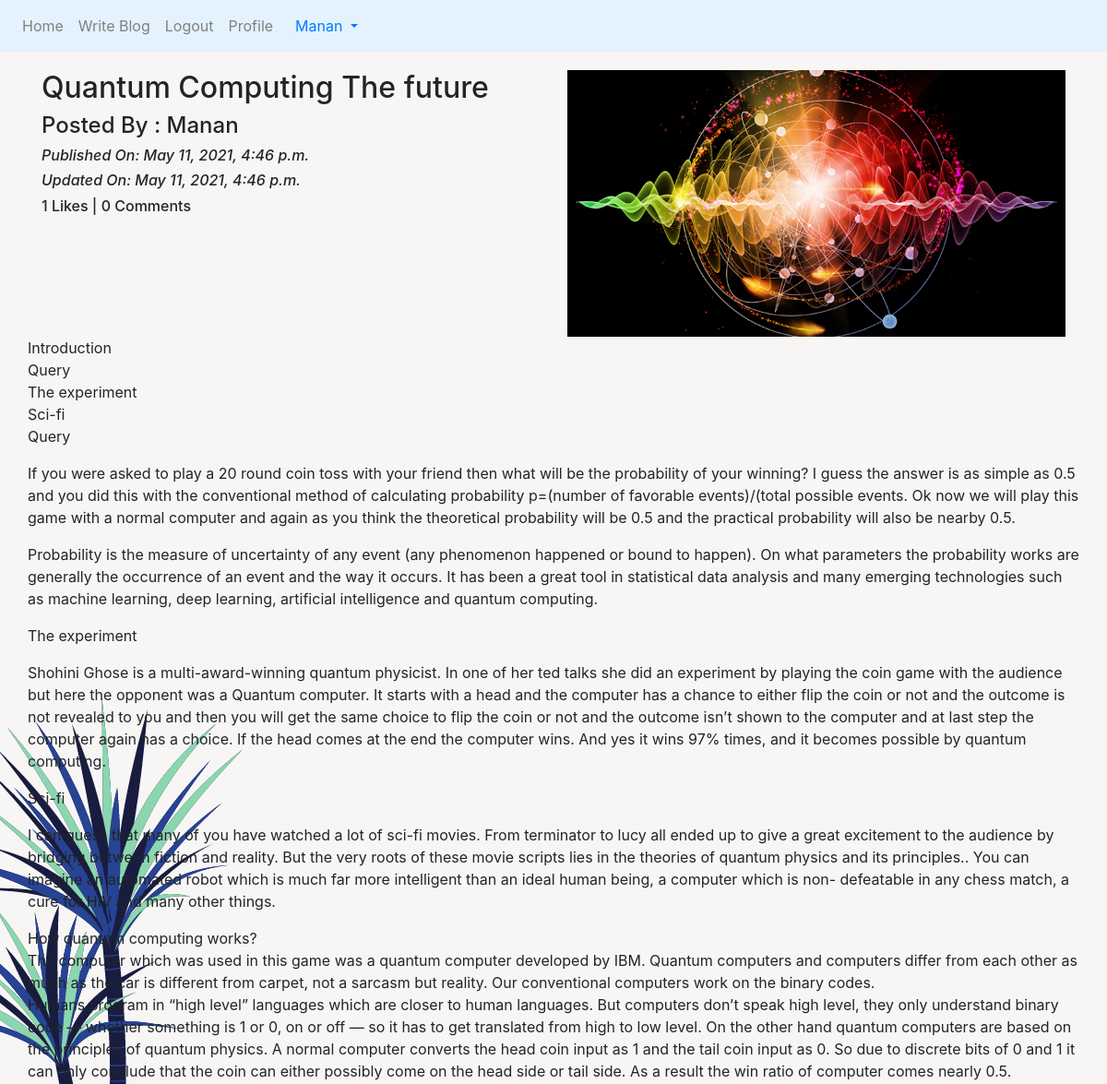
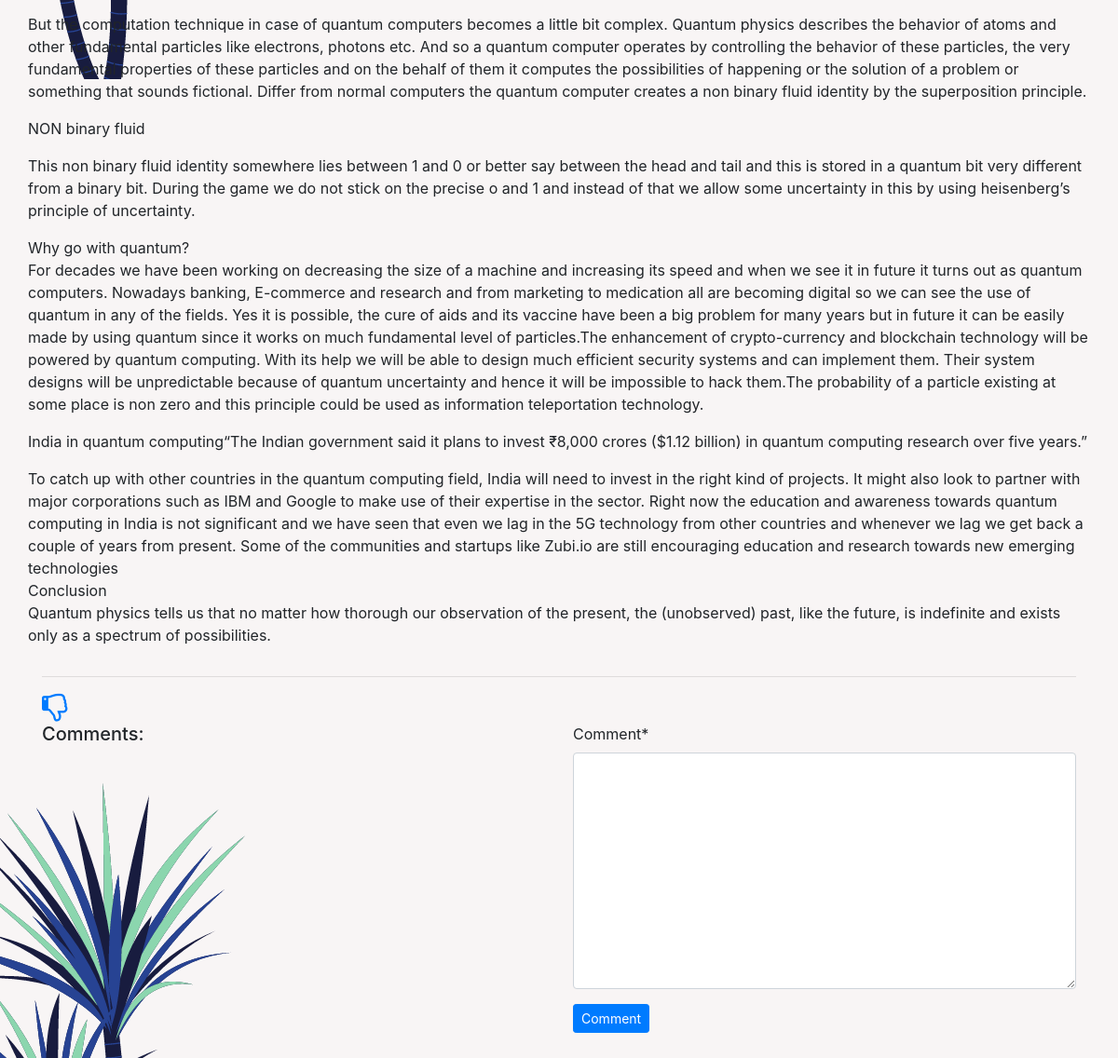
/blog/details/Quantum-Computing-The-future-028e4efe-3ca5-438e-855c-2d1c3cc1940b (signed in), run on the app's committed database (2 pictures, top to bottom).
### App_Blog/models.py (models this page shows, shortened)
class Blog(models.Model):
    author = models.ForeignKey(User, on_delete=models.CASCADE, related_name='post_author')
    blog_title = models.CharField(max_length=264, verbose_name="Put a Title")
    slug = models.SlugField(max_length=264, unique=True)
    blog_content = models.TextField(verbose_name="What is on your mind?")
    blog_image = models.ImageField(upload_to='blog_images', verbose_name="Blog Image")
    publish_date = models.DateTimeField(auto_now_add=True)
    update_date = models.DateTimeField(auto_now=True)
    class Meta:
        ordering = ['-publish_date']

### App_Blog/views.py (the view, shortened to what this page needs)
# urls.py: path('details/<slug:slug>', views.blog_details, name='blog_details'),
def blog_details(request, slug):
    blog = Blog.objects.get(slug=slug)
    comment_form = CommentForm()
    already_liked = Likes.objects.filter(blog=blog, user=request.user)
    if already_liked:
        liked = True
    else:
        liked = False
    return render(request, 'App_Blog/blog_details.html', context={'blog':blog,'comment_form':comment_form,'liked':liked})

### App_Blog/forms.py
class CommentForm(forms.ModelForm):
    class Meta:
        model = Comment
        fields = ('comment',)

### templates/App_Blog/blog_details.html (shortened to what this page needs)
{% extends 'base.html' %}
{% load crispy_forms_tags %}
{% block body_block %}
<div class="row">
  <div class="col-sm-6">
    <h2>{{ blog.blog_title }}</h2>
    <h4>Posted By : {{ blog.author }}</h4>
    <i><h6>Published On:  {{ blog.publish_date }}</h6></i>
    <i><h6>Updated On:  {{ blog.update_date }}</h6></i>
    <h6>{{ blog.liked_blog.count }} Likes | {{ blog.blog_comment.count }} Comments</h6>
  </div>
  <div class="col-sm-6">
    <img src="/media/{{blog.blog_image}}" width="100%">
  </div>
   {{ blog.blog_content|linebreaks }}
</div>
<hr>
{% if not liked %}
<a href="{% url 'App_Blog:liked_post' pk=blog.pk %}">
<i class="fa fa-thumbs-o-up fa-2x"></i>
</a>
{% else %}
<a href="{% url 'App_Blog:unliked_post' pk=blog.pk %}">
<i class="fa fa-thumbs-o-down fa-2x"></i>
</a>
{% endif %}
 <div class="row">
   <div class="col-sm-6">
     <h5>Comments:</h5>
   </div>
   <div class="col-sm-6">
     <form method="post">
       {{ comment_form|crispy }}
       <button type="submit" class="btn btn-primary btn-sm">Comment</button>
     </form>
   </div>
 </div>
<br><br><br>
{% endblock %}

### templates/base.html (shortened to what this page needs)
{% load static %}
<!doctype html>
<html lang="en">
  <head>
    <link rel="stylesheet" href="https://stackpath.bootstrapcdn.com/bootstrap/4.5.2/css/bootstrap.min.css">
<link rel="stylesheet" href="https://maxcdn.bootstrapcdn.com/font-awesome/4.6.3/css/font-awesome.min.css">
    <link rel="stylesheet" href="{% static 'style.css'%}" type="text/css">
  </head>
  <body>
    <nav class="navbar navbar-expand-sm  navbar-light" style="background-color: #e3f2fd;">
        <ul class="navbar-nav">
          <li class="nav-item active">
            <a class="nav-link" href="{% url 'index' %}" style="color: grey;">Home</a>
          </li>
          {% if user.is_authenticated %}
          <li class="nav-item active">
            <a class="nav-link" href="{% url 'App_Blog:create_blog' %}" style="color: grey;">Write Blog</a>
          </li>
          <li class="nav-item active">
            <a class="nav-link" href="{% url 'App_Login:logout' %}" style="color: grey;">Logout</a>
          </li>
          <li class="nav-item active">
            <a class="nav-link" href="{% url 'App_Login:profile' %}" style="color: grey;">Profile</a>
          </li>
          {% endif %}
        </ul>
       {% if user.is_authenticated %}
        <div class="nav-item dropdown">
          <a class="nav-link dropdown-toggle" href="#" id="navbardrop" data-toggle="dropdown">
            {{ user.username }}
          </a>
      </div>
      {% endif %}
    </nav>
    <div class="container" style="padding-top:20px">
      {% block body_block %}
      {% endblock %}
    </div>
    <br><br><br>
  </body>
</html>

### static/style.css (style rules this page uses)
body { background: white url("images/Untitled design.png"); }

### data on the page
Blog: blog_title "Quantum Computing The future", author "Manan", publish_date "May 11, 2021, 4:46 p.m.", update_date "May 11, 2021, 4:46 p.m.", liked_blog.count "1", blog_comment.count "0", blog_image (picture), blog_content "Introduction Query The experiment Sci-fi Query If you were asked to play a 20 round coin toss with your friend then what will be the probability of your winning? I guess the answer is as simple as 0.5 and you did this with the conventional method of calculating probability p=(number of favorable events)/(total possible events. Ok now we will play this game with a normal computer and again as you think the theoretical probability will be 0.5 and the practical probability will also be nearby 0.5. Probability is the measure of uncertainty of any event (any phenomenon happened or bound to happen). On what parameters the probability works are generally the occurrence of an event and the way it…"

### other printed values
{{ user.username }} "Manan"
